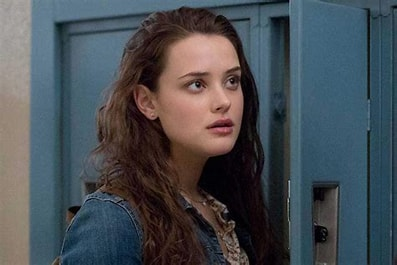
#> input picture Assets/Img.jpg, 397 x 265 px
$ jupyter execute --allow-errors 4-Transformations.ipynb
#> lines starting #> are read from the running program, lines starting #| are printed output that depends on the picture
# **Image Transformation using OpenCV**

Part 2

[cell 1]
import cv2
import matplotlib.pyplot as plt

# Read Images
img = cv2.imread("./Assets/Img.jpg",0)
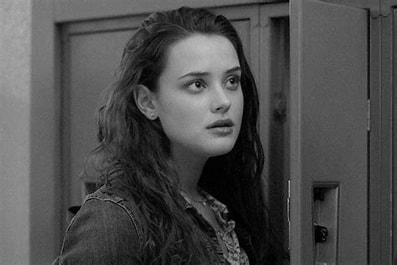
#> img: shape (265, 397); min 0, max 198, mean 76.3
img=cv2.cvtColor(img,cv2.COLOR_BGR2RGB)
#> img: shape (265, 397, 3)

img_new=255 -img
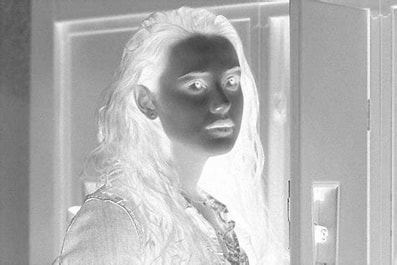
#> img_new: shape (265, 397, 3); min 57, max 255, mean 178.7
plt.imshow(img_new)

$ run again, with Assets/man.jpg copied over Assets/Img.jpg
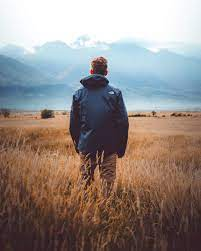
#> input picture Assets/man.jpg, 201 x 251 px
#> `img = cv2.imread("./Assets/Img.jpg",0)`:
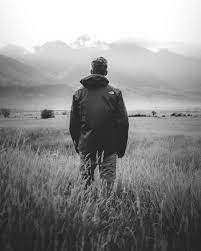
#> img: shape (251, 201); min 0, max 255, mean 139.3
#> `img_new=255 -img`:
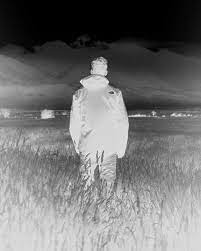
#> img_new: shape (251, 201, 3); min 0, max 255, mean 115.7
